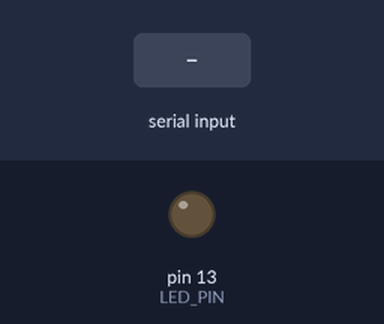
Bench run of a sketch on a simulated Arduino Nano, built with avr-gcc and run on an emulated ATmega328P. Parts: output pins drawn as LEDs (lit = HIGH). The test bench sets the inputs (shaded band). Random numbers use the default seed unless the sketch sets one; nothing arrives over Bluetooth unless stated; a phone connects over Bluetooth LE 3 s after start; what the sketch prints to the serial monitor is not drawn.

Above: at 1.2 s.
1.3 s: "a" received over Serial
2.8 s: "r" received over Serial
At 2.81 s:
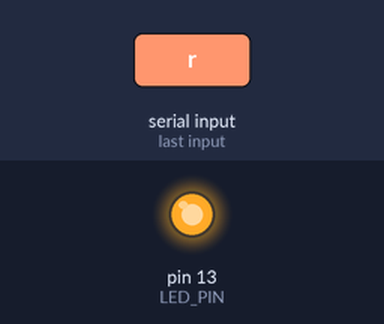
4.3 s: "R" received over Serial
At 4.9 s:
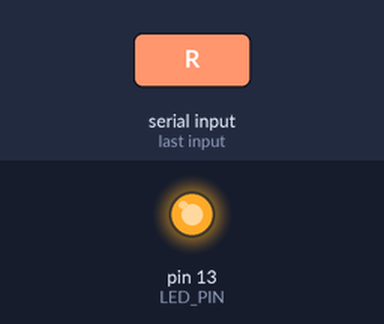
Timing chart, 0 to 7.3 s (numbered marks = the images above; inputs shaded):
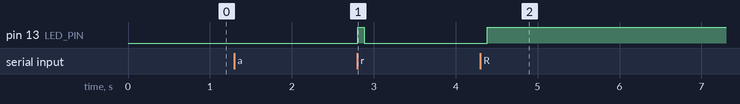

Measured:
- after the input at 1.3 s, every drawn part: stays the same
- after the input at 2.8 s, pin 13 (LED_PIN): LOW → HIGH at once, → LOW 0.08 s later
- after the input at 4.3 s, pin 13 (LED_PIN): LOW → HIGH after 0.08 s

The sketch:

Nano33BLE_Rain_Transmitter_BiDir.ino
```cpp
/*
 * Project: Bi-Directional BLE Rain Simulator Hub
 * Target Board: Arduino Nano 33 BLE (Nordic nRF52840)
 * Environment: Arduino IDE (Arduino Mbed OS Nano Boards)
 *
 * Part of: Firebase Cloud & AI-Ready Rain Monitoring System
 *
 * Features:
 * - Multi-Central BLE Peripheral (Concurrent broadcast to ESP32-S3 AMOLED + Web Cloud Gateway)
 * - Tipping-Bucket Specification: 1 Mechanical Tip = 126 Water Drops = 0.20 mm Precipitation Depth
 * - Bi-Directional Control via BLE:
 *     * Characteristic 19B10001: Rain Drops / Tips Counter (Notify | Read)
 *     * Characteristic 19B10002: Remote Station Control (Write | Read)
 *         - 0x00: STOP simulation (Pause auto rain)
 *         - 0x01: RUN simulation (Resume auto rain)
 *         - 0x02: RESET counter to 0
 *         - 0x03: FAST-FORWARD to next tip event
 *         - 0x04: Single manual droplet trigger
 * - Serial Monitor commands: 'r' (drop), 't' (fast tip), 'a' (toggle auto), 'c' (reset), 's' (stats)
 */

#include <ArduinoBLE.h>

// BLE UUIDs for Rain Service and Characteristics
const char* BLE_SERVICE_UUID        = "19B10000-E8F2-537E-4F6C-D104768A1214";
const char* BLE_RAIN_CHAR_UUID      = "19B10001-E8F2-537E-4F6C-D104768A1214";
const char* BLE_CONTROL_CHAR_UUID   = "19B10002-E8F2-537E-4F6C-D104768A1214";

// Service & Characteristic definitions
BLEService rainService(BLE_SERVICE_UUID);
BLEUnsignedIntCharacteristic rainChar(BLE_RAIN_CHAR_UUID, BLERead | BLENotify);
BLEByteCharacteristic controlChar(BLE_CONTROL_CHAR_UUID, BLERead | BLEWrite | BLEWriteWithoutResponse);

// Tipping-Bucket Meteorological Constants
const uint32_t DROPS_PER_TIP = 126;      // 1 Tip = 126 water drops
const float MM_PER_TIP       = 0.20f;    // 0.20 mm rainfall depth per tip

// Application state
uint32_t rainCount = 0;                  // Total cumulative drops
unsigned long lastRainTime = 0;
unsigned long rainInterval = 2200;       // Simulated droplet interval (ms)
bool autoRain = true;                    // Run / Stop simulation state
int connectedCentralCount = 0;           // Number of active connected centrals
volatile bool requestReadvertise = false;

// LED pin for visual indicator
const int LED_PIN = LED_BUILTIN;
unsigned long ledPulseOffTime = 0;
int ledBlinkStage = 0;

// Forward declarations
void triggerRainEvent(bool isConnected);
void triggerTipFastForward();
void printStats();
void handleSerialCommands();
void updateLedPulse(bool isConnected);
unsigned long getNextRainInterval();

// ==========================================
// BLE EVENT HANDLERS & CALLBACKS
// ==========================================
void bleConnectHandler(BLEDevice central) {
  connectedCentralCount++;
  Serial.print("[BLE] Central connected: ");
  Serial.print(central.address());
  Serial.print(" (Total connected: ");
  Serial.print(connectedCentralCount);
  Serial.println(")");

  digitalWrite(LED_PIN, HIGH);
  requestReadvertise = true;
}

void bleDisconnectHandler(BLEDevice central) {
  if (connectedCentralCount > 0) {
    connectedCentralCount--;
  }
  Serial.print("[BLE] Central disconnected: ");
  Serial.print(central.address());
  Serial.print(" (Remaining connected: ");
  Serial.print(connectedCentralCount);
  Serial.println(")");

  if (connectedCentralCount == 0) {
    digitalWrite(LED_PIN, LOW);
  }
  requestReadvertise = true;
}

// Characteristic Write Callback (Remote Command from ESP32-S3 / Cloud)
void controlCharWritten(BLEDevice central, BLECharacteristic characteristic) {
  byte cmd = controlChar.value();
  Serial.print("[BLE COMMAND RECEIVED] Value: 0x");
  Serial.print(cmd, HEX);
  Serial.print(" from: ");
  Serial.println(central.address());

  switch (cmd) {
    case 0x00: // STOP
      autoRain = false;
      Serial.println(">>> REMOTE COMMAND: SIMULATION PAUSED (STOP) <<<");
      break;

    case 0x01: // RUN
      autoRain = true;
      lastRainTime = millis();
      Serial.println(">>> REMOTE COMMAND: SIMULATION RESUMED (RUN) <<<");
      break;

    case 0x02: // RESET
      rainCount = 0;
      rainChar.writeValue(rainCount);
      Serial.println(">>> REMOTE COMMAND: RAIN COUNTER RESET TO 0 <<<");
      printStats();
      break;

    case 0x03: // FAST-FORWARD TIP
      Serial.println(">>> REMOTE COMMAND: FAST-FORWARD TO NEXT TIP <<<");
      triggerTipFastForward();
      break;

    case 0x04: // SINGLE DROPLET
      Serial.println(">>> REMOTE COMMAND: SINGLE DROPLET TRIGGERED <<<");
      triggerRainEvent(connectedCentralCount > 0 || BLE.connected());
      break;

    default:
      Serial.print("[WARN] Unknown BLE control command: ");
      Serial.println(cmd);
      break;
  }
}

// ==========================================
// SETUP
// ==========================================
void setup() {
  pinMode(LED_PIN, OUTPUT);
  digitalWrite(LED_PIN, LOW);

  Serial.begin(115200);
  unsigned long start = millis();
  while (!Serial && (millis() - start < 2500));

  Serial.println("===============================================================");
  Serial.println(" Arduino Nano 33 BLE - Bi-Directional Rain Simulator Node     ");
  Serial.println(" Firebase & AI-Ready Ecosystem | 1 Tip = 126 Drops = 0.20 mm   ");
  Serial.println(" Remote Commands: 0x00 (STOP), 0x01 (RUN), 0x02 (RESET)        ");
  Serial.println("===============================================================");

  if (!BLE.begin()) {
    Serial.println("[ERROR] Failed to initialize BLE hardware!");
    while (1) {
      digitalWrite(LED_PIN, HIGH);
      delay(100);
      digitalWrite(LED_PIN, LOW);
      delay(100);
    }
  }

  BLE.setLocalName("Nano33_Rain");
  BLE.setDeviceName("Nano33_Rain");
  BLE.setAdvertisedService(rainService);

  BLE.setConnectionInterval(12, 28); // 15ms - 35ms for responsive commands
  BLE.setSupervisionTimeout(600);    // 6.0s

  BLE.setEventHandler(BLEConnected, bleConnectHandler);
  BLE.setEventHandler(BLEDisconnected, bleDisconnectHandler);

  // Attach control characteristic write listener
  controlChar.setEventHandler(BLEWritten, controlCharWritten);

  // Add characteristics
  rainService.addCharacteristic(rainChar);
  rainService.addCharacteristic(controlChar);
  BLE.addService(rainService);

  // Initial values
  rainChar.writeValue(rainCount);
  controlChar.writeValue((byte)0x01); // Default RUN

  BLE.advertise();
  Serial.println("[BLE] Advertising started as 'Nano33_Rain'...");
  Serial.println("[BLE] Control Characteristic (19B10002) is READY for remote RUN/STOP!");
  printStats();
  Serial.println("---------------------------------------------------------------");
}

// ==========================================
// MAIN LOOP
// ==========================================
void loop() {
  BLE.poll();

  bool isConnected = (connectedCentralCount > 0) || BLE.connected();

  if (requestReadvertise) {
    requestReadvertise = false;
    if (connectedCentralCount < 2) {
      BLE.advertise();
      Serial.println("[BLE] Advertising resumed for additional Central...");
    }
  }

  // Handle simulated rainfall if running
  if (autoRain && isConnected && (millis() - lastRainTime >= rainInterval)) {
    lastRainTime = millis();
    triggerRainEvent(isConnected);
    rainInterval = getNextRainInterval();
  }

  handleSerialCommands();
  updateLedPulse(isConnected);

  delay(5);
}

// ==========================================
// RAIN & TIPPING ACCUMULATOR
// ==========================================
void triggerRainEvent(bool isConnected) {
  rainCount++;

  uint32_t currentTips = rainCount / DROPS_PER_TIP;
  uint32_t remainingDrops = rainCount % DROPS_PER_TIP;
  float totalDepthMm = currentTips * MM_PER_TIP;

  bool isTipEvent = (remainingDrops == 0 && rainCount > 0);

  if (isTipEvent) {
    Serial.println();
    Serial.println("***************************************************************");
    Serial.print("🔔 [TIPPING EVENT #");
    Serial.print(currentTips);
    Serial.print("] Reached 126 Drops! Total Depth: ");
    Serial.print(totalDepthMm, 2);
    Serial.println(" mm");
    Serial.println("***************************************************************");
  } else {
    Serial.print("[DROP #");
    Serial.print(rainCount);
    Serial.print("] Progress: ");
    Serial.print(remainingDrops);
    Serial.print("/126 drops | Tips: ");
    Serial.print(currentTips);
    Serial.print(" | ");
    Serial.print(totalDepthMm, 2);
    Serial.println(" mm");
  }

  if (isConnected) {
    rainChar.writeValue(rainCount);
  }

  if (isTipEvent) {
    digitalWrite(LED_PIN, LOW);
    ledBlinkStage = 1;
    ledPulseOffTime = millis() + 60;
  } else {
    digitalWrite(LED_PIN, isConnected ? LOW : HIGH);
    ledBlinkStage = 0;
    ledPulseOffTime = millis() + 80;
  }
}

void triggerTipFastForward() {
  uint32_t remainingDrops = rainCount % DROPS_PER_TIP;
  uint32_t dropsNeeded = (remainingDrops == 0) ? DROPS_PER_TIP : (DROPS_PER_TIP - remainingDrops);
  Serial.print("[CMD] Fast-forwarding ");
  Serial.print(dropsNeeded);
  Serial.println(" drops to trigger next mechanical tip event...");

  for (uint32_t i = 0; i < dropsNeeded; i++) {
    triggerRainEvent(connectedCentralCount > 0 || BLE.connected());
    BLE.poll();
    delay(15);
  }
}

unsigned long getNextRainInterval() {
  int dice = random(0, 100);
  if (dice < 50) {
    return random(800, 1600);
  } else if (dice < 85) {
    return random(1600, 2800);
  } else {
    return random(2800, 4200);
  }
}

void updateLedPulse(bool isConnected) {
  if (ledPulseOffTime > 0 && millis() >= ledPulseOffTime) {
    if (ledBlinkStage == 1) {
      digitalWrite(LED_PIN, HIGH);
      ledBlinkStage = 2;
      ledPulseOffTime = millis() + 80;
    } else {
      ledPulseOffTime = 0;
      ledBlinkStage = 0;
      digitalWrite(LED_PIN, isConnected ? HIGH : LOW);
    }
  }
}

void printStats() {
  uint32_t currentTips = rainCount / DROPS_PER_TIP;
  uint32_t remainingDrops = rainCount % DROPS_PER_TIP;
  float totalDepthMm = currentTips * MM_PER_TIP;

  Serial.println("---------------------------------------------------------------");
  Serial.println(" CURRENT METRICS & STATE:");
  Serial.print("  • Simulation Status:       ");
  Serial.println(autoRain ? "RUNNING (Active)" : "STOPPED (Paused)");
  Serial.print("  • Cumulative Drops:        ");
  Serial.println(rainCount);
  Serial.print("  • Total Bucket Tips:       ");
  Serial.println(currentTips);
  Serial.print("  • Progress to Next Tip:    ");
  Serial.print(remainingDrops);
  Serial.print(" / 126 drops (");
  Serial.print((remainingDrops * 100.0f) / DROPS_PER_TIP, 1);
  Serial.println("%)");
  Serial.print("  • Precipitation Depth:     ");
  Serial.print(totalDepthMm, 2);
  Serial.println(" mm");
  Serial.println(" Commands: [r] Drop, [t] Fast Tip, [a] Toggle Run/Stop, [c] Reset, [s] Stats");
  Serial.println("---------------------------------------------------------------");
}

void handleSerialCommands() {
  if (Serial.available()) {
    char cmd = Serial.read();
    if (cmd == 'r' || cmd == 'R') {
      triggerRainEvent(connectedCentralCount > 0 || BLE.connected());
    } else if (cmd == 't' || cmd == 'T') {
      triggerTipFastForward();
    } else if (cmd == 'a' || cmd == 'A') {
      autoRain = !autoRain;
      controlChar.writeValue((byte)(autoRain ? 0x01 : 0x00));
      Serial.print("[CMD] Rain Simulation: ");
      Serial.println(autoRain ? "RUNNING" : "STOPPED");
    } else if (cmd == 'c' || cmd == 'C') {
      rainCount = 0;
      rainChar.writeValue(rainCount);
      Serial.println("[CMD] Rain Counter Reset.");
      printStats();
    } else if (cmd == 's' || cmd == 'S') {
      printStats();
    }
  }
}
```
